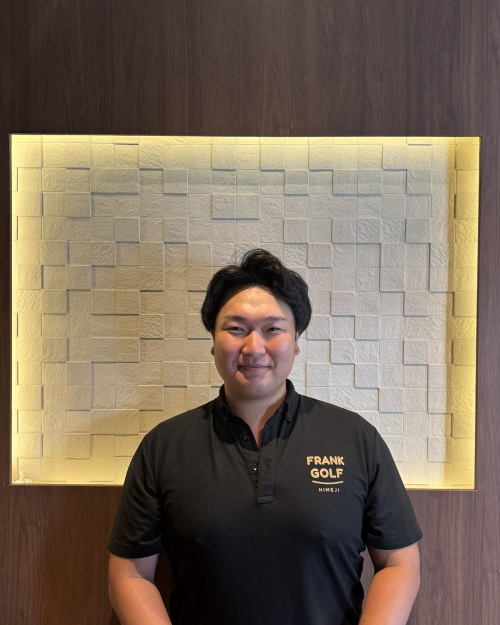
#> input picture sites/frank-golf/assets/img/coach-anada.jpg, 1000 x 1250 px (shown at 1/2 size)
$ python -i _build_images.py   (imports and definitions only)
#> lines starting #> are read from the running program, lines starting #| are printed output that depends on the picture
#> further down, picture is the input picture: PIL image 1000x1250 RGB; mean R, G, B 120.8, 105.9, 90
# -*- coding: utf-8 -*-
"""
FRANK GOLF — サンプル画像生成（実写差し替え前提）
------------------------------------------------------------
存在しない施設の実写を捏造すると誤認・MEO上のリスクになるため、
ここではブランドトーンの「抽象アトモスフィア画像」をサンプルとして生成します。
本番では assets/img/ の各ファイルを実写に差し替えてください（同じファイル名で上書きすればOK）。

  実行: python _build_images.py
"""
import os, math, random
from PIL import Image, ImageDraw, ImageFilter

HERE = os.path.dirname(os.path.abspath(__file__))
OUT = os.path.join(HERE, "assets", "img")
# [1 line not run here, left out]

INK      = (16, 18, 16)
INK_DEEP = (9, 11, 9)
TXT      = (247, 243, 233)
BRASS    = (201, 162, 76)
BRASS_2  = (227, 193, 119)
GREEN    = (62, 142, 99)
GREEN_D  = (30, 62, 44)


def lerp(a, b, t):
    return tuple(int(a[i] + (b[i] - a[i]) * t) for i in range(3))


# [37 lines left out: functions base, glow, bokeh, not called in this run]


def grain(img, amount=6, seed=1):
#> called with amount = 6, seed = 1
    random.seed(seed)
    w, h = img.size
#> w = 1000; h = 1250
    noise = Image.new("L", (w, h))
#> noise: PIL image 1000x1250 L; every value is 0
    noise.putdata([random.randint(128 - amount, 128 + amount) for _ in range(w * h)])
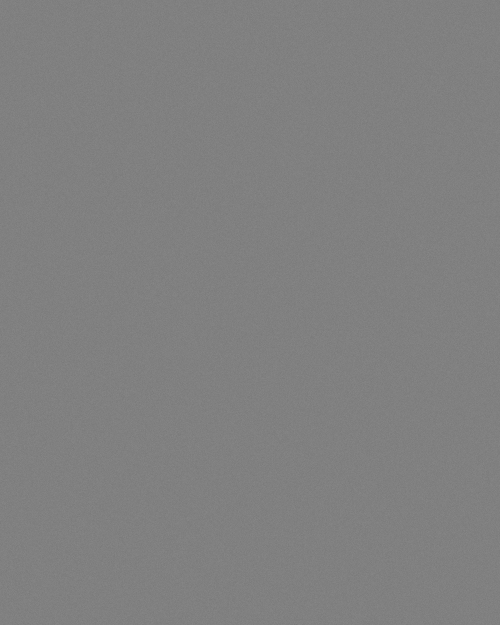
#> noise: PIL image 1000x1250 L (shown at 1/2 size); min 122, max 134, mean 128
    noise = noise.resize((w // 2, h // 2)).resize((w, h))
    img.paste(Image.blend(img, Image.merge("RGB", (noise, noise, noise)), 0.05), (0, 0))


# [30 lines left out: functions vignette, dimples, vlines, not called in this run]


def save(img, name):
    img.save(os.path.join(OUT, name), "JPEG", quality=82, optimize=True, progressive=True)
    print(f"  wrote assets/img/{name} ({img.size[0]}x{img.size[1]})")


# ---------------- HERO（メインビジュアル背景） ----------------
# [102 lines left out: functions hero, play, lesson, lounge, community, concept, not called in this run]


# [4 lines not run here, left out]

>>> from PIL import Image
>>> picture = Image.open('assets/img/coach-anada.jpg')
>>> result = grain(picture)
